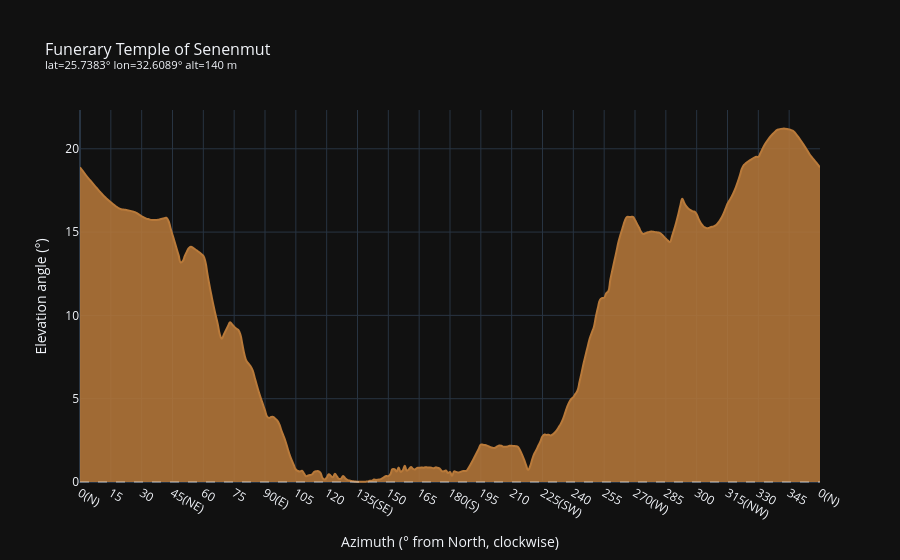

Here is the notebook cell this chart was saved with:
### Markdown cell above
Once you have calculated the horizon profile, you can use it for multiple purposes. The most simple one is generating an interactive plot of the horizon silhouette:

### Code cell
fig = senenmut.plot_horizon()

### Figure 1 — Plotly figure (JSON) as saved in the notebook; plotly's stock layout.template omitted (floating-point values rounded to 4 significant figures; data arrays with more than 128 entries replaced by an {"elided": "..."} marker saying what was removed)
{"data": [{"customdata": {"elided": "361x2 float values"}, "fill": "tozeroy", "fillcolor": "rgba(185,122,58,0.85)", "hovertemplate": "<b>Azimuth</b>: %{customdata[0]:.2f}°<br><b>Elevation</b>: %{y:.2f}°<br><b>Distance</b>: %{customdata[1]:.1f} km<extra></extra>", "line": {"color": "#b97a3a", "shape": "spline", "smoothing": 1.3, "width": 2}, "mode": "lines", "name": "Horizon", "type": "scatter", "x": {"elided": "361 float values"}, "y": {"elided": "361 float values"}}], "layout": {"hovermode": "x unified", "margin": {"b": 50, "t": 110}, "shapes": [{"line": {"color": "rgba(255,255,255,0.3)", "dash": "dash"}, "type": "line", "x0": 0, "x1": 1, "xref": "x domain", "y0": 0, "y1": 0, "yref": "y"}], "title": {"font": {"size": 16}, "text": "Funerary Temple of Senenmut<br><sup>lat=25.7383° lon=32.6089° alt=140 m<br>&nbsp;</sup>"}, "xaxis": {"range": [0, 360], "tickmode": "array", "ticktext": ["0(N)", "15", "30", "45(NE)", "60", "75", "90(E)", "105", "120", "135(SE)", "150", "165", "180(S)", "195", "210", "225(SW)", "240", "255", "270(W)", "285", "300", "315(NW)", "330", "345", "0(N)"], "tickvals": [0, 15, 30, 45, 60, 75, 90, 105, 120, 135, 150, 165, 180, 195, 210, 225, 240, 255, 270, 285, 300, 315, 330, 345, 360], "title": {"text": "Azimuth (° from North, clockwise)"}}, "yaxis": {"title": {"text": "Elevation angle (°)"}}}}
